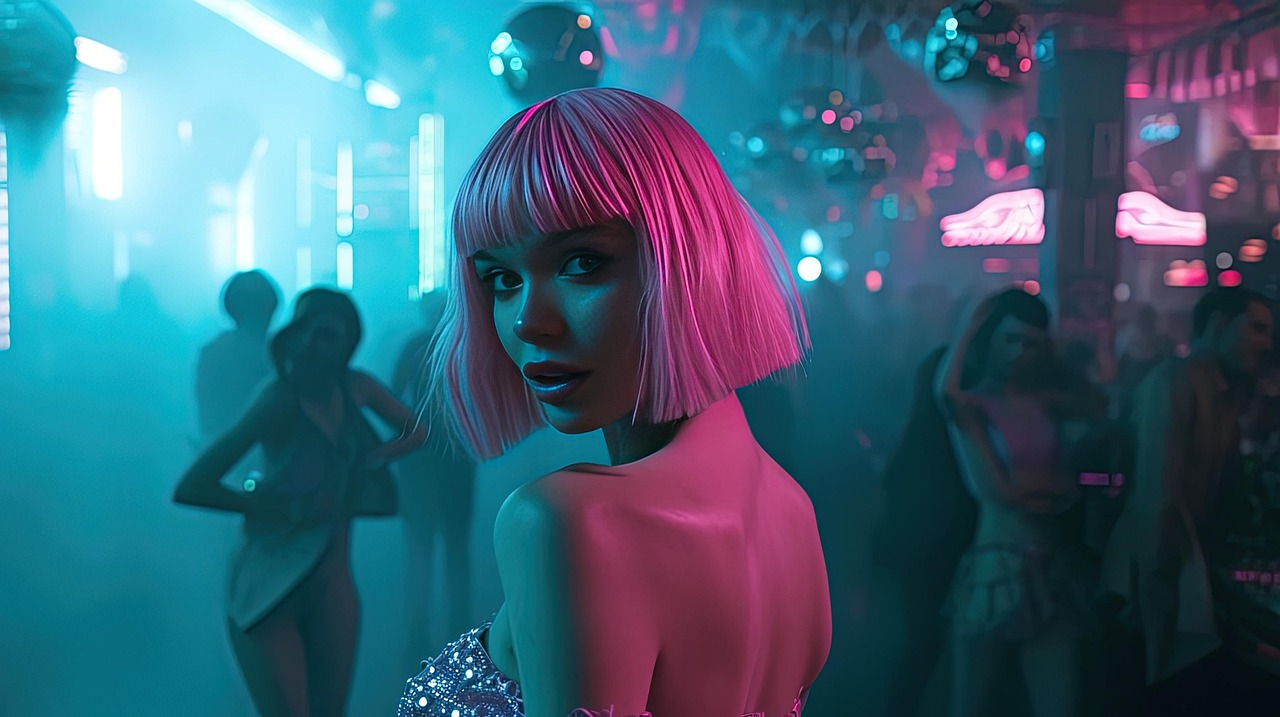
#> input picture data/benchmarks/neonlady.png, 1280 x 717 px
$ jupyter execute --allow-errors Lab-Challenges.ipynb
#> lines starting #> are read from the running program, lines starting #| are printed output that depends on the picture
[cell 1]
import cv2
import numpy as np
import matplotlib.pyplot as plt

[cell 2]
image = cv2.imread("../data/benchmarks/coins.png")

kernel_3x3 = np.ones((3, 3), np.float32) / 9
#> (the rest of this cell did not finish here and is left out)

[cell 3]
image = cv2.imread("../data/benchmarks/neonlady.png")
#> image is the input picture: shape (717, 1280, 3); mean B, G, R 120.7, 100.3, 61.4

blurred_image_sigma1 = cv2.GaussianBlur(image, (5, 5), sigmaX=0)
blurred_image_sigma5 = cv2.GaussianBlur(image, (5, 5), sigmaX=5)
blurred_image_sigma15 = cv2.GaussianBlur(image, (5, 5), sigmaX=15)

plt.figure(figsize=(15, 8))

plt.subplot(1,4,1)
plt.imshow(image[...,::-1])
plt.title("Original image")

plt.subplot(1,4,2)
plt.imshow(blurred_image_sigma1[...,::-1])
plt.title("Gaussian Blur, Sigma 1")

plt.subplot(1,4,3)
plt.imshow(blurred_image_sigma5[...,::-1])
plt.title("Gaussian Blur, sigma 5")

plt.subplot(1,4,4)
plt.imshow(blurred_image_sigma15[...,::-1])
plt.title("Gaussian Blur, sigma 15")

plt.show();
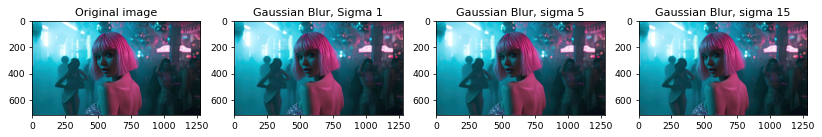
#> figure drawn by matplotlib, 4 panels

# Difference between Gaussian Blur and Uniform Blur

Uniform blur uses kernel who's weights are the same across the whole kernel, which creates square like structure on the edges and noisy part, while Gaussian blur uses averaged weights the following way: The higeshest priority has a center and it's neighbors has less values the farther away they are, which causes more smoother blur across the image.

[cell 4]
image = cv2.imread("../data/benchmarks/grass.png")
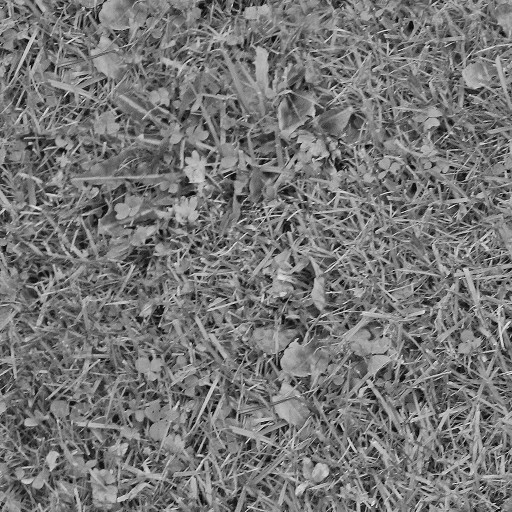
#> input picture data/benchmarks/grass.png, 512 x 512 px
#> image is the input picture: shape (512, 512, 3); min 0, max 244, mean 118.2

kernel_3x3 = np.ones((3, 3), np.float32) / 9

kernel_edge = np.array(
                [[-1, -1, -1],
                [-1,  8, -1],
                [-1, -1, -1]], dtype=np.float32)

kernel_sharpening = np.array(
                     [[ 0,-1, 0],
                      [-1, 5,-1],
                      [ 0,-1, 0]], dtype=np.float32)


output_image1 = cv2.filter2D(image, -1, kernel_3x3)
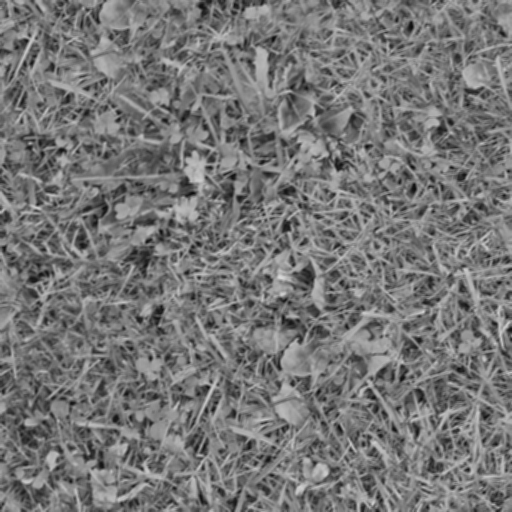
#> output_image1: shape (512, 512, 3); min 13, max 218, mean 118.2
output_image2 = cv2.filter2D(image, -1, kernel_edge)
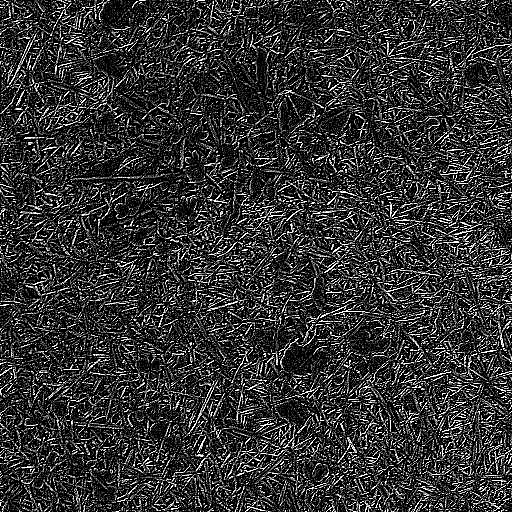
#> output_image2: shape (512, 512, 3); min 0, max 255, mean 51.9
output_image3 = cv2.filter2D(image, -1, kernel_sharpening)
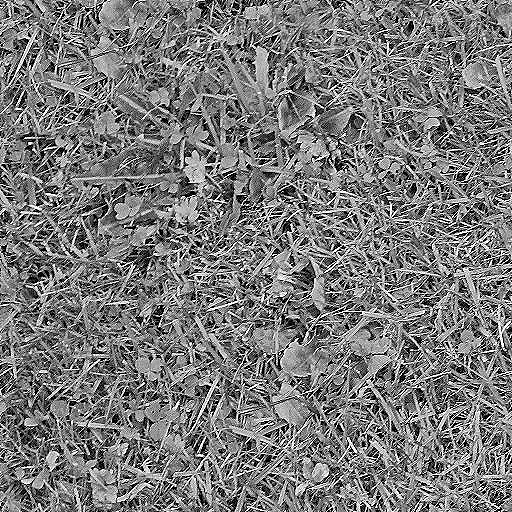
#> output_image3: shape (512, 512, 3); min 0, max 255, mean 121.8


plt.figure(figsize=(15, 8))

plt.subplot(1,4,1)
plt.imshow(image[...,::-1])
plt.title("Original image")

plt.subplot(1,4,2)
plt.imshow(output_image1[...,::-1])
plt.title("Normal 3 by 3 kernel")

plt.subplot(1,4,3)
plt.imshow(output_image2[...,::-1])
plt.title("Kernel edge")

plt.subplot(1,4,4)
plt.imshow(output_image3[...,::-1])
plt.title("Sharpening kernel")

plt.show();
